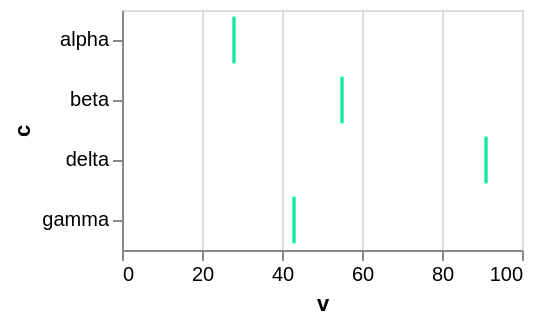

Write a Vega-Lite specification for this figure.
### Vega-Lite specification from a JSON file in a GitHub repository (floating-point values rounded to 4 significant figures)
{"$schema": "https://vega.github.io/schema/vega-lite/v6.json", "width": 200, "height": 120, "data": {"values": [{"c": "alpha", "v": 28, "w": 3, "t": "2024-01-07"}, {"c": "beta", "v": 55, "w": 7, "t": "2024-03-19"}, {"c": "gamma", "v": 43, "w": 5, "t": "2024-06-02"}, {"c": "delta", "v": 91, "w": 9, "t": "2024-09-11"}]}, "mark": {"type": "tick", "stroke": "mediumspringgreen"}, "encoding": {"x": {"field": "v", "type": "quantitative"}, "y": {"field": "c", "type": "nominal"}}}
